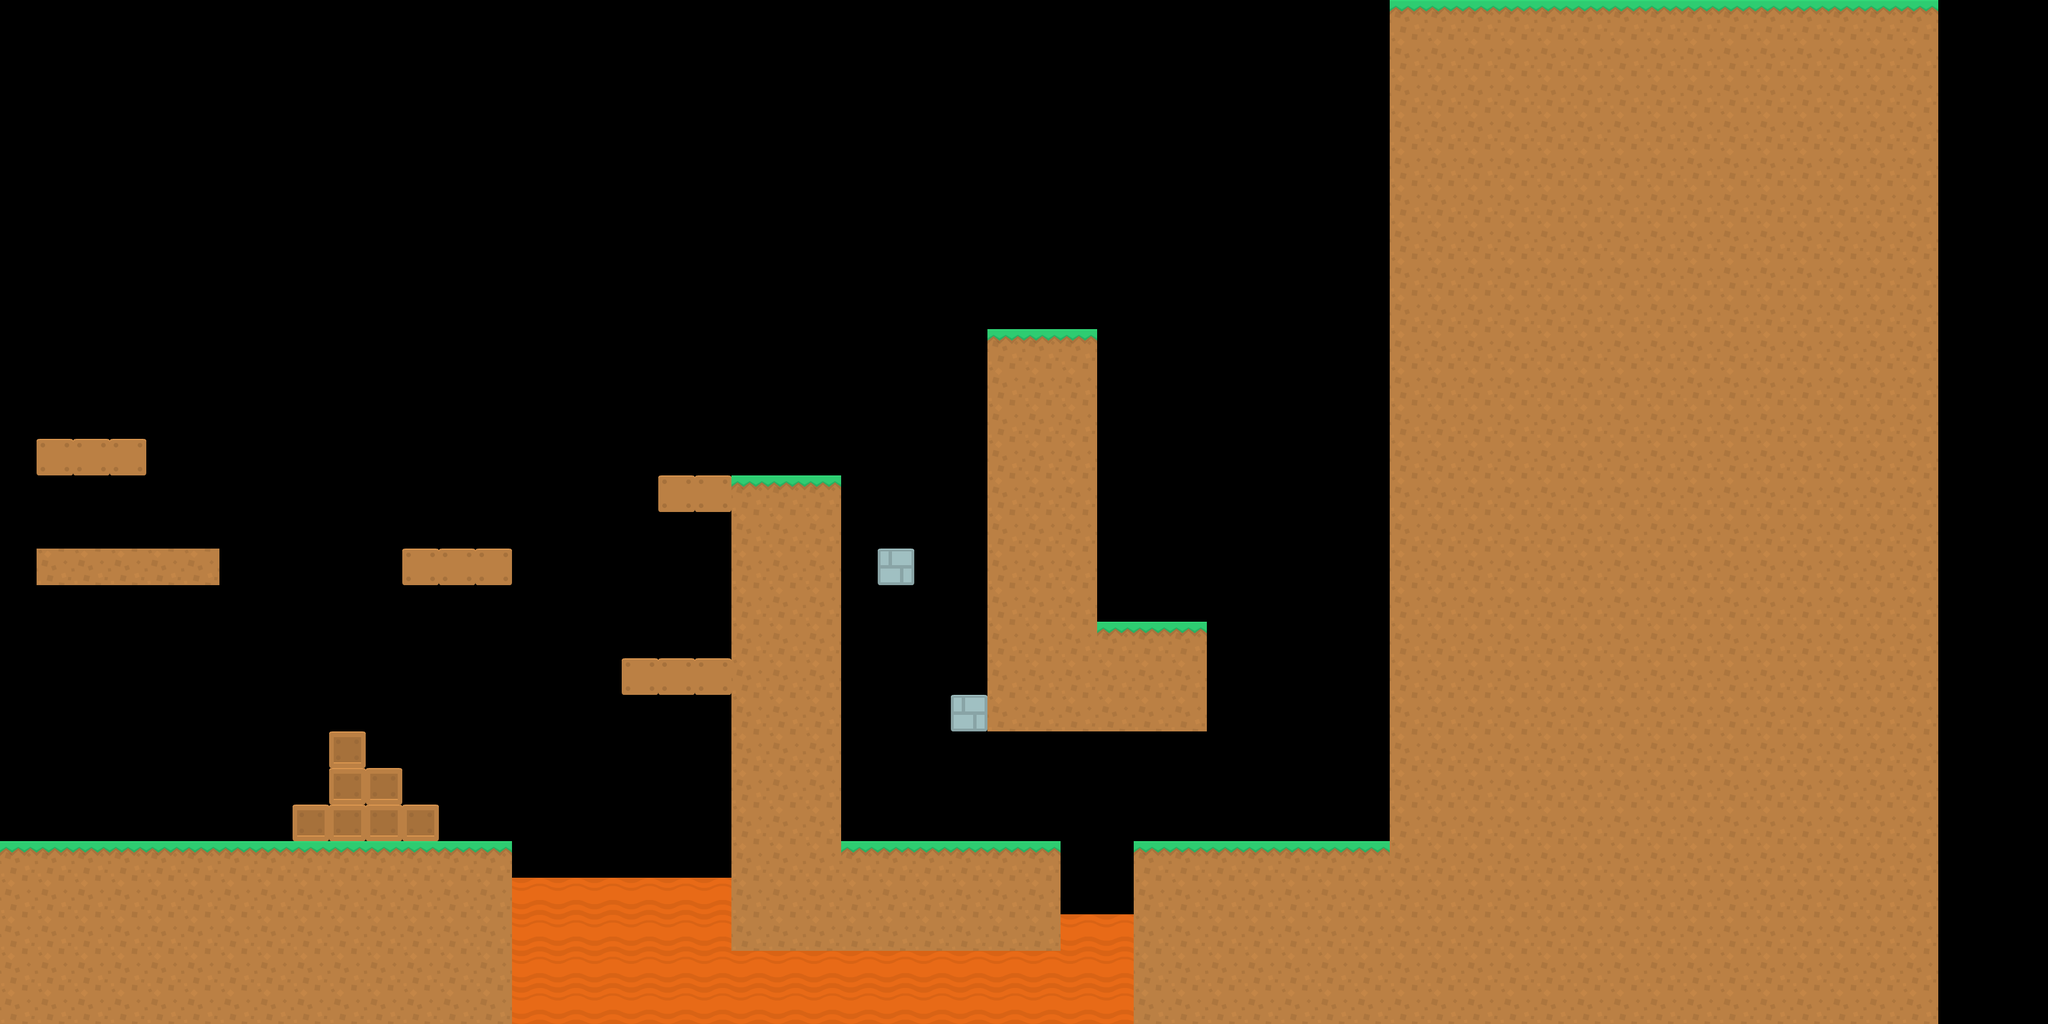

Rendered tile map (Tiled .tmx) drawn with the repository's tilesets; below, a short description and the map source with its tile grids summarised:
An orthogonal 56x28 tile map with 64x64 px tiles, 1 tile layer (Platforms), 2 tilesets and 44 objects.

<map version="1.5" tiledversion="1.6.0" orientation="orthogonal" renderorder="right-down" width="56" height="28" tilewidth="64" tileheight="64" infinite="0" nextlayerid="12" nextobjectid="101">
 <editorsettings>
  <export target="level1-1.json" format="json" />
 </editorsettings>
 <tileset firstgid="1" name="platformPack_tilesheet" tilewidth="64" tileheight="64" tilecount="98" columns="14">
  <image source="../kenny/Tilesheet/platformPack_tilesheet.png" width="896" height="448" />
 </tileset>
 <tileset firstgid="99" name="platformPack_tilesheet" tilewidth="64" tileheight="64" tilecount="98" columns="14">
  <image source="../tilesets/platformPack_tilesheet.png" width="896" height="448" />
 </tileset>
 <layer id="1" name="Platforms" width="56" height="28">
  <data>[1568 cells, 697 non-empty, 6 distinct tile ids]</data>
 </layer>
 <objectgroup id="2" name="Spikes">
  <object id="11" gid="71" x="320" y="1472" width="64" height="64" />
  <object id="12" gid="71" x="384" y="1472" width="64" height="64" />
  <object id="13" gid="71" x="448" y="1472" width="64" height="64" />
  <object id="86" gid="71" x="512" y="1408" width="64" height="64" />
  <object id="96" gid="71" x="1728" y="576" width="64" height="64" />
 </objectgroup>
 <objectgroup id="10" name="BlueBlocks">
  <object id="64" gid="7" x="64" y="896" width="64" height="64" />
  <object id="65" gid="7" x="64" y="960" width="64" height="64" />
  <object id="66" gid="7" x="192" y="960" width="64" height="64" />
  <object id="100" gid="7" x="192" y="896" width="64" height="64" />
 </objectgroup>
 <objectgroup id="4" name="Diamonds">
  <object id="19" gid="50" x="1730.3" y="384" width="64" height="64" />
  <object id="20" gid="50" x="384" y="768" width="64" height="64" />
  <object id="21" gid="50" x="1024" y="704" width="64" height="64" />
  <object id="22" gid="50" x="640" y="768" width="64" height="64" />
  <object id="23" gid="50" x="1472" y="1408" width="64" height="64" />
  <object id="52" gid="50" x="2048" y="1024" width="64" height="64" />
  <object id="72" gid="50" x="512" y="704" width="64" height="64" />
  <object id="73" gid="50" x="896" y="768" width="64" height="64" />
 </objectgroup>
 <objectgroup id="5" name="Doors">
  <object id="28" gid="77" x="2364.97" y="1468.61" width="64" height="64" />
 </objectgroup>
 <objectgroup id="11" name="Lava">
  <object id="88" gid="6" x="896" y="1536" width="64" height="64" />
  <object id="89" gid="6" x="960" y="1536" width="64" height="64" />
  <object id="90" gid="6" x="1024" y="1536" width="64" height="64" />
  <object id="91" gid="6" x="1088" y="1536" width="64" height="64" />
  <object id="92" gid="6" x="1152" y="1536" width="64" height="64" />
  <object id="93" gid="6" x="1216" y="1536" width="64" height="64" />
  <object id="95" gid="6" x="1856" y="1600" width="64" height="64" />
  <object id="99" gid="6" x="1920" y="1600" width="64" height="64" />
 </objectgroup>
 <objectgroup id="6" name="Stairs">
  <object id="31" gid="58" x="1920" y="1088" width="64" height="64" />
  <object id="32" gid="58" x="1920" y="1024" width="64" height="64" />
  <object id="33" gid="58" x="1920" y="960" width="64" height="64" />
  <object id="34" gid="58" x="1920" y="896" width="64" height="64" />
  <object id="35" gid="58" x="1920" y="832" width="64" height="64" />
  <object id="36" gid="58" x="1920" y="768" width="64" height="64" />
  <object id="37" gid="58" x="1920" y="704" width="64" height="64" />
  <object id="45" gid="58" x="2112" y="1472" width="64" height="64" />
  <object id="46" gid="58" x="2112" y="1408" width="64" height="64" />
  <object id="47" gid="58" x="2112" y="1344" width="64" height="64" />
  <object id="48" gid="58" x="2112" y="1280" width="64" height="64" />
  <object id="51" gid="58" x="2112" y="1216" width="64" height="64" />
  <object id="59" gid="58" x="2112" y="1152" width="64" height="64" />
  <object id="83" gid="58" x="1920" y="640" width="64" height="64" />
 </objectgroup>
 <objectgroup id="7" name="Keys">
  <object id="53" gid="64" x="128" y="960" width="64" height="64" />
 </objectgroup>
 <objectgroup id="8" name="Spikes2">
  <object id="54" gid="72" x="1472" y="1024" width="64" height="64" />
  <object id="55" gid="72" x="1472" y="1280" width="64" height="64" />
  <object id="98" gid="72" x="896" y="576" width="64" height="64" />
 </objectgroup>
</map>
